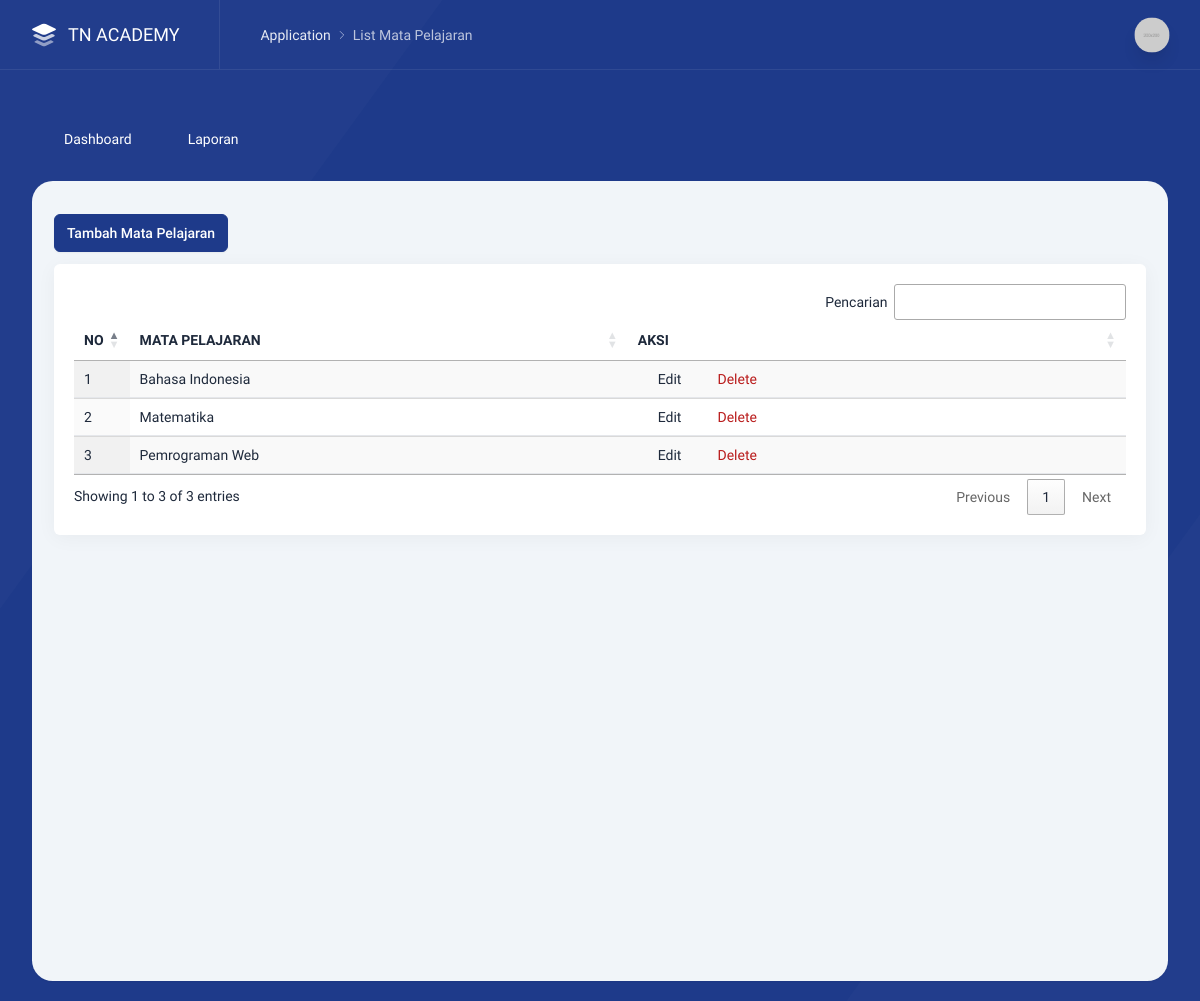
/index.php/admin/mapel, run on an earlier commit of the app's database.
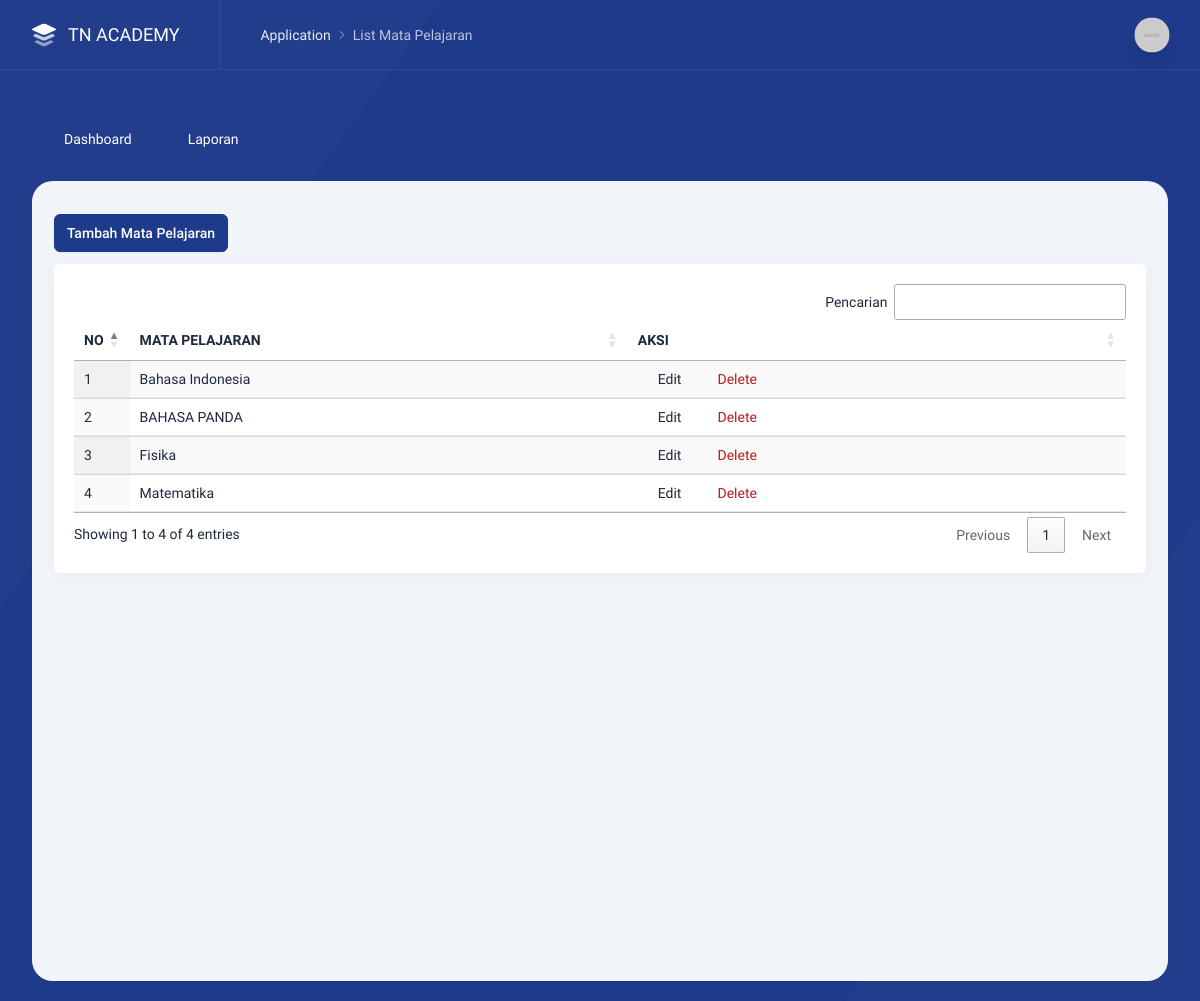
And on a later commit of the database.
### tables this page shows
CREATE TABLE `mapel` (
  `id_mapel` int NOT NULL,
  `nama_mapel` varchar(150) NOT NULL
);

### application/libraries/template.php (called while the page is built, shortened)
<?php
class Template{
    var $template_data = array();
    function set($name, $value){
        $this->template_data[$name] = $value;
    }
    function load($template = '', $view = '' , $view_data = array(), $return = FALSE){
        $this->CI =& get_instance();
        $this->set('contents', $this->CI->load->view($view, $view_data, TRUE));
        return $this->CI->load->view($template, $this->template_data, $return);
    }
}

### application/controllers/admin/Mapel.php (called while the page is built, shortened)
<?php
class Mapel extends MY_Controller {
    public function index()
    {
        $data = array(
            'mapel'      => $this->Mapel_model->get_all(),
            'title'      => 'List Mata Pelajaran',
        );
        $this->template->load('template','master/mapel',$data);
    }
}

### index.php (called while the page is built, shortened)
<?php
require_once BASEPATH.'core/CodeIgniter.php';

### application/models/Mapel_model.php (called while the page is built, shortened)
<?php
class Mapel_model extends CI_Model {
	public function get_all(){
		$this->db->from('mapel')->order_by('nama_mapel','ASC');
		return $this->db->get()->result_array();
	}
}

### application/views/master/mapel.php (the view, shortened to what this page needs)
<div class="text-left">
    <a href="javascript:;" data-tw-toggle="modal" data-tw-target="#addMapel" class="btn btn-primary">
        Tambah Mata Pelajaran
    </a>
</div>
<div class="intro-y box mt-3">
    <div class="p-5">
        <div class="preview">
            <div class="overflow-x-auto">
                <table id="example1" class="table table-auto display datatable w-full">
                    <thead class="bg-gray-100">
                        <tr>
                            <th class="border-b-2">NO</th>
                            <th class="border-b-2">MATA PELAJARAN</th>
                            <th class="border-b-2">AKSI</th>
                        </tr>
                    </thead>
                    <tbody>
                        <?php $no=1; foreach ($mapel as $ma) { ?>
                        <tr>
                            <td><?= $no ?></td>
                            <td><?= $ma['nama_mapel'] ?></td>
                            <td>
                                <div class="flex space-x-10">
                                    <a class="flex text-blue-500 mr-4" href="javascript:;"
                                       data-tw-toggle="modal" data-tw-target="#edit<?= $ma['id_mapel'] ?>">
                                        <i data-lucide="edit" class="w-4 h-4 mr-1"></i> Edit
                                    </a>
                                    <a class="flex text-danger delete-btn" href="javascript:;"
                                       onclick="confirmDelete('<?= site_url('admin/mapel/delete/'.$ma['id_mapel']) ?>')">
                                        <i data-lucide="trash-2" class="w-4 h-4 mr-1"></i> Delete
                                    </a>
                                </div>
                            </td>
                        </tr>
                        <?php $no++; } ?>
                    </tbody>
                </table>
            </div>
        </div>
    </div>
</div>

What changed in the data, as far as the page shows it:
added mapel: nama_mapel "BAHASA PANDA"
changed mapel: nama_mapel "Pemrograman Web" → "Fisika"; moves up the list
Also different on the page:
text written by a page script: "Pencarian Showing 1 to 3 of 3 entries Previous 1 Next" → "Pencarian Showing 1 to 4 of 4 entries Previous 1 Next"
